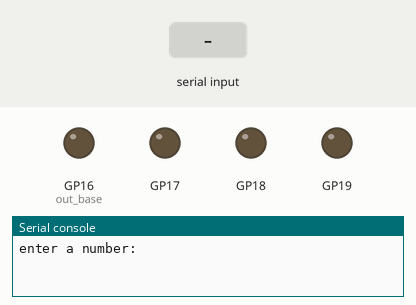
Simulated run of this program. Board: Raspberry Pi Pico running MicroPython. Parts: output pins drawn as LEDs (lit = HIGH), the last lines printed to the serial console. Dashed ring = blinking. The inputs (shaded band) are chosen by the test bench.

Above: at 1.2 s.
1.3 s: "5" typed at the serial console, then Enter
At 1.6 s:
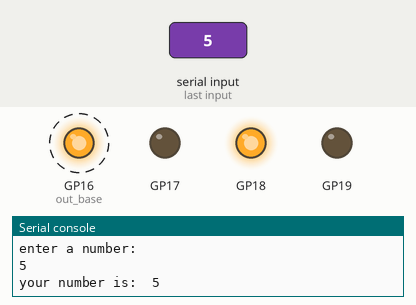
At 3.1 s:
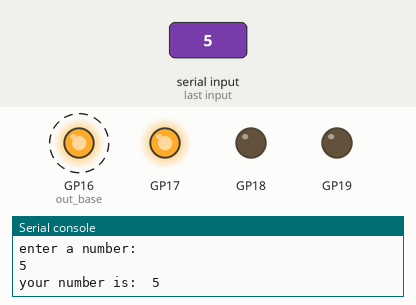
4.3 s: "90" typed at the serial console, then Enter
At 6.2 s:
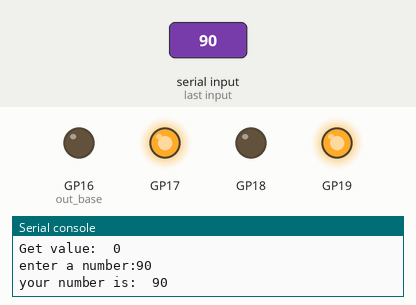
Timing chart, 0 to 29.5 s (numbered marks = the images above; inputs shaded):
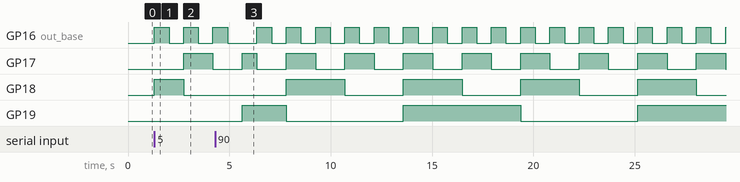

The program:

PW_91_BinaryPioCounter.py
```python
'''
lesson 91 PW
https://www.youtube.com/watch?v=ob80LODRleo
'''

# import rp2
# import time
# from machine import Pin
# ## decorator
# @rp2.asm_pio(out_init=(rp2.PIO.OUT_LOW,)*5,out_shiftdir=rp2.PIO.SHIFT_RIGHT)
# def pioProg():
#     wrap_target()
#     set(x,0b11111)
#     label('bitloop')
#     mov(pins,invert(x))[31]
#     nop()[31]		##1
#     nop()[31]		## this equals 32 X .5MS which is 16 milliseconds
#     nop()[31]		#1
#     nop()[31]
#     nop()[31]
#     nop()[31]
#     nop()[31]		##5
#     nop()[31]		##10
#     nop()[31]
#     nop()       [31]
#     nop()       [31]
#     nop()       [31]	##14
#     jmp(x_dec,'bitloop')[31]
#     wrap()
# sm0=rp2.StateMachine(0,pioProg,freq=2000,out_base=Pin(16))###	if made freq 10million  precision of o.1 micrixseconds
# sm0.active(1)
# while True:
#     pass

### this program takes user input and does an up binary counter
import sys
import rp2
import time
from machine import Pin
## decorator
@rp2.asm_pio(out_init=(rp2.PIO.OUT_LOW,)*4,out_shiftdir=rp2.PIO.SHIFT_RIGHT)
def pioProg():
    wrap_target()
    pull()
    mov(x,osr)
    #set(x,0b1111)
    label('bitloop')
    # mov(pins,invert(x))[31]
    mov(pins,x)[31]
    nop()[31]
    nop()[31]
    nop()[31]
    nop()[31]
    set(y,0b1111)
    mov(isr,y)
    in_(y,1)
    mov(y,isr)
    mov(isr,null)
    label('delay')
    nop()[31]
    jmp(y_dec,'delay')
    nop()[31]

    nop()[31]
    nop()[31]
    nop()[31]
    nop()[31]
    nop()[31]

    jmp(x_dec,'bitloop')[31]
    push()
    wrap()
sm0=rp2.StateMachine(0,pioProg,freq=2000,out_base=Pin(16))
sm0.active(1)
try:
    while True:
        x=int(input('enter a number:'))
        print('your number is: ',x)
        sm0.put(x)
        time.sleep(.01)
        get=sm0.get()
        print('Get value: ',get)

except KeyboardInterrupt:
    sm0.active(0)
    print('done')
    sys.exit()

### countdown timer
# import rp2
# import time
# from machine import Pin
# ## decorator
# @rp2.asm_pio(out_init=(rp2.PIO.OUT_LOW,)*5,out_shiftdir=rp2.PIO.SHIFT_RIGHT)
# def pioProg():
#     wrap_target()
#     set(x,0b1111)
#     label('bitloop')
#     #mov(pins,x)[31]## for countdown
#     mov(pins,invert(x))[31]	## for count up binary timer
#     nop()[31]	##1
#     nop()[31]		## this equals 32 X .5MS which is 16 milliseconds
#     nop()[31]
#     nop()[31]
#     nop()[31]
#     nop()[31]		##5
#     nop()[31]
#     nop()[31]
#     nop()[31]
#     nop()[31]
#     nop()[31]		##10
#     nop()       [31]
#     nop()       [31]
#     nop()       [31]		##13

#     set(y,0b11111)[31]
#     mov(isr,y)
#     in_(y,1)
#     in_(y,1)
#     mov(y,isr)##NEED THIS inoder to shift the large number from the isr back to the y which is hte ounter!!
#     label('dloop')
#     nop()[31]		#1
#     jmp(y_dec,'dloop')
#     nop()[31]
#     nop()[31]
#     nop()[31]
#     nop()[31]		##5
#     nop()[31]
#     nop()[31]
#     #nop()[31]
#     #nop()[31]
#     #nop()[31]		##10
#     #nop()       [31]
#     #nop()       [31]	##14
#     jmp(x_dec,'bitloop')[31]
#     wrap()
# sm0=rp2.StateMachine(0,pioProg,freq=2000,out_base=Pin(16))###	if made freq 10million  precision of o.1 micrixseconds
# sm0.active(1)
# while True:
#     pass

   
```

Measured:
- after the input at 1.3 s, GP16 (out_base): alternates HIGH for 0.72 s and LOW for 0.72 s, starting at once; GP17: LOW → HIGH after 1.4 s, → LOW 1.4 s later; GP18: LOW → HIGH at once, → LOW 1.4 s later
- after the input at 4.3 s, GP17: LOW → HIGH after 1.3 s, then repeats every 2.9 s: LOW 1.4 s, HIGH 1.4 s; GP18: alternates HIGH for 2.9 s and LOW for 2.9 s, starting after 3.5 s; GP19: goes HIGH 2.2 s, LOW 5.8 s, HIGH 5.8 s, LOW 5.8 s, then HIGH, starting after 1.3 s
